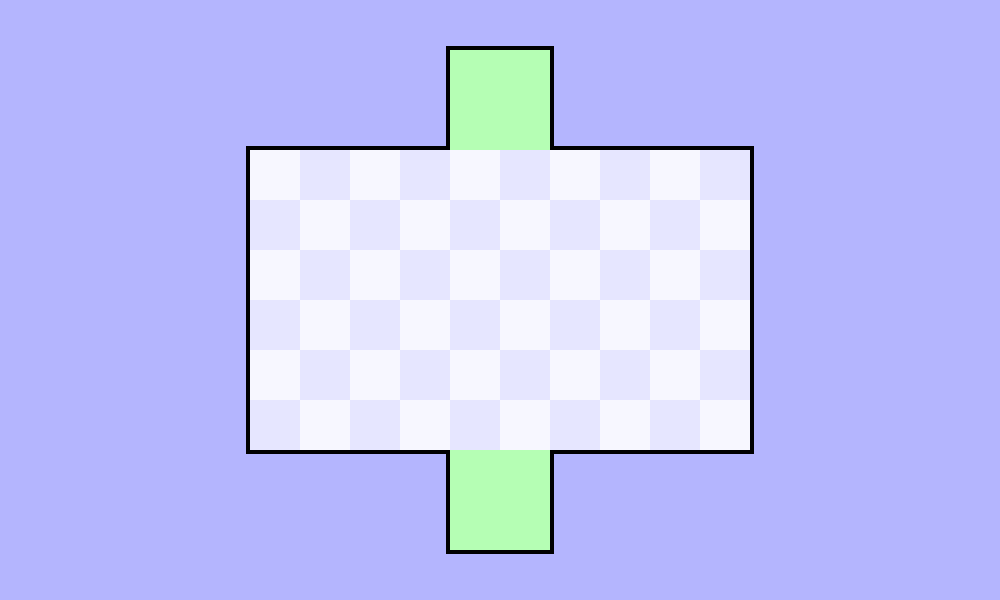

The image is a tile-based game level rendered from a .tmx file. Its description and source (layers, tilesets, objects; grid data summarised) follow:
An orthogonal 20x12 tile map with 50x50 px tiles, 4 tile layers (empty, goal, walls, checkpoint).

<map version="1.5" tiledversion="2021.02.15" orientation="orthogonal" renderorder="right-down" width="20" height="12" tilewidth="50" tileheight="50" infinite="0" nextlayerid="12" nextobjectid="1">
 <tileset firstgid="1" source="mymap.tsx" />
 <layer id="10" name="empty" width="20" height="12">
  <data>[240 cells, 194 non-empty, 3 distinct tile ids]</data>
 </layer>
 <layer id="11" name="goal" width="20" height="12">
  <data>[240 cells, 4 non-empty, 1 distinct tile ids]</data>
 </layer>
 <layer id="9" name="walls" width="20" height="12">
  <data>[240 cells, 44 non-empty, 3 distinct tile ids]</data>
 </layer>
 <layer id="8" name="checkpoint" width="20" height="12">
  <data>[240 cells, 4 non-empty, 1 distinct tile ids]</data>
 </layer>
</map>